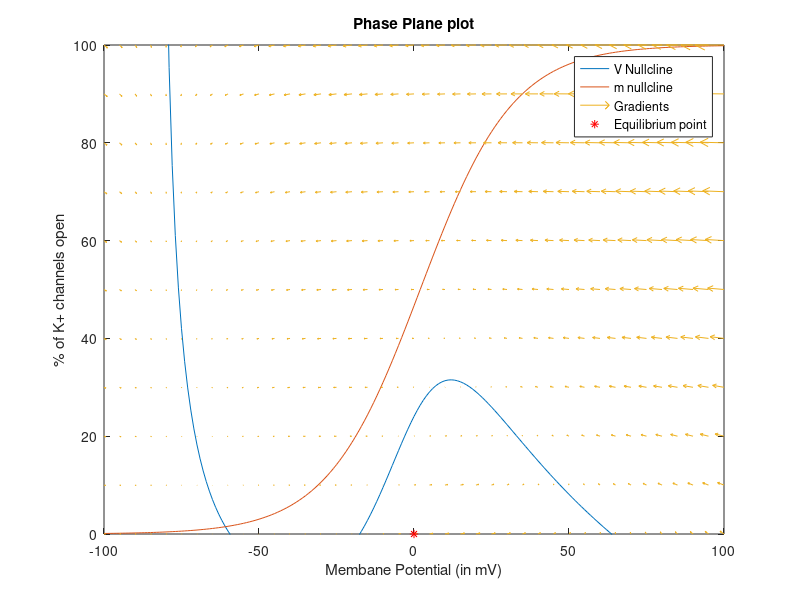

The MATLAB script that drew this image: (Note: this script raises an error after producing the figure.)
%%
global Iext
global Phi
global Gca
global Gk Gna
global Gl
global Vca Vna
global Vk
global Vl
global V1
global V2
global V3
global V4
global C
global fni
global hinit

Iext = 0;
Phi = 0.02;
Gca = 4.4;
Gk = 8.0;
Gl = 2;
Vca = 120;
Vk = -84;
Vl = -60;
V1 = -1.2;
V2 = 18;
V3 = 2;
V4 = 30;
C = 20;


global equiP
options = odeset('Events',@myEvent);
optionsfsolve = optimset('Display','off');
%%% Question 2
%%
figure(1)
disp("Question 2")
% Plotting nullclines
nc1 = @(V)(Iext-Gca*0.5*(1+tanh((V-V1)/V2)).*(V-Vca) - Gl*(V-Vl))./(Gk*(V-Vk));
nc2 = @(V)0.5*(1+tanh((V-V3)/V4));
V = -100:1:100;
plot(V,100*nc1(V)); hold on;

ylim([0 100])
xlim([-100 100])

plot(V,100*nc2(V));

% Quiver
[V,w] = meshgrid(-100:5:100,0:0.1:1);
dV = (Iext -Gca*0.5*(1+tanh((V-V1)/V2)).*(V-Vca) - Gk*w.*(V-Vk) - Gl*(V-Vl))/C;
dw = (0.5*(1+tanh((V-V3)/V4)) - w)*Phi.*cosh((V-V3)/(V4*2));
q = quiver(V,100*w,dV,100*dw); 

% Finding equilibrium points
y_init = [-60; 0];
equiPoint = fsolve(@mle,y_init);
plot(equiPoint(1),100*equiPoint(2),'r*')
disp(equiPoint)
xlabel('Membane Potential (in mV)') 
ylabel('% of K+ channels open') 
legend('V Nullcline', 'm nullcline', 'Gradients' ,'Equilibrium point')
title('Phase Plane plot')
%%
%%% Question 3
disp("Question 3")
% Jacobi and Eigen values at equilibrium points 
syms V w
J = jacobian([ (Iext-Gca*0.5*(1+tanh((V-V1)/V2))*(V-Vca) - Gk*w*(V-Vk) - Gl*(V-Vl))/C, (0.5*(1+tanh((V-V3)/V4)) - w)*Phi*cosh((V-V3)/(V4*2))],[V,w]);

A = double(subs(J,[V,w],equiPoint'));
disp(A)
[V,D] = eig(A)


deltaT = [0, 500];
equiPoint1 = equiPoint;

%%
%%% Question 5
figure(2)
disp("Question 5")

y_init = [-60; 0];
equiPoint = fsolve(@mle,y_init);

V = -100:1:100;
plot(V,100*nc1(V)); hold on;

ylim([0 100])
xlim([-100 100])

plot(V,100*nc2(V));

[V,w] = meshgrid(-100:5:100,0:0.1:1);
dV = (Iext -Gca*0.5*(1+tanh((V-V1)/V2)).*(V-Vca) - Gk*w.*(V-Vk) - Gl*(V-Vl))/C;
dw = (0.5*(1+tanh((V-V3)/V4)) - w)*Phi.*cosh((V-V3)/(V4*2));
q = quiver(V,100*w,dV,100*dw); 

plot(equiPoint(1),100*equiPoint(2),'r*')

% Action potential 
deltaT = [0 500]
Iext = 0;
equiPoint1(1) = equiPoint(1) + 1*1000/C;
equiP = equiPoint;
Phi= 0.01;
[t, y,te,ye,ze] = ode45(@mle4ode,deltaT,equiPoint1,options);
plot(y(:,1),100*y(:,2))
display(te)
Phi = 0.02;
[t, y,te,ye,ze] = ode45(@mle4ode,deltaT,equiPoint1,options);
plot(y(:,1),100*y(:,2))
display(te)

Phi = 0.04;
[t, y,te,ye,ze] = ode45(@mle4ode,deltaT,equiPoint1,options);
plot(y(:,1),100*y(:,2))
display(te)
xlabel('Membane Potential (in mV)') 
ylabel('% of K+ channels open') 
title('Phase plane plot with varying Phi')
legend('V Nullcline', 'm nullcline', 'Gradients' ,'Equilibrium point','Phi=0.01','Phi=0.02','Phi=0.04');

%%
%%% Question 6
figure(3)
disp("Question 6")

V = -100:1:100;
plot(V,100*nc1(V)); hold on;

ylim([0 100])
xlim([-100 100])

plot(V,100*nc2(V));

Iext = 0;
Phi = 0.02;

[V,w] = meshgrid(-100:5:100,0:0.1:1);
dV = (Iext -Gca*0.5*(1+tanh((V-V1)/V2)).*(V-Vca) - Gk*w.*(V-Vk) - Gl*(V-Vl))/C;
dw = (0.5*(1+tanh((V-V3)/V4)) - w)*Phi.*cosh((V-V3)/(V4*2));
q = quiver(V,100*w,dV,100*dw); 

plot(equiPoint(1),100*equiPoint(2),'r*')
xlabel('Membane Potential (in mV)') 
ylabel('% of K+ channels open') 
title('Phase plane plot with varying Phi')



offsets = 0:1:150;
Peaks = zeros(size(offsets));
thresould = -1000;
ev = double(equiPoint1(1));
for i = 1:length(offsets) 
    equiPoint1(1) = equiPoint(1) + offsets(i);
    [t, y] = ode45(@mle4ode,deltaT,equiPoint1);
    plot(y(:,1),100*y(:,2));
    Peaks(i) = max(y(:,1));
    if (thresould == -1000) && ((Iext -Gca*0.5*(1+tanh((ev-V1)/V2))*(ev-Vca) - Gk*w*(ev-Vk) - Gl*(ev-Vl))/C > 0)
        thresould = equiPoint1(1);
    end
end
display(thresould)
figure(4)
plot(equiPoint(1)+offsets,Peaks);

xlabel('starting voltage') 
ylabel('Peak voltage') 
title('V vs Peak Amplitude of Action Potential')

%%% Question 7
%%
disp("Question 7")
figure(5)

Iext = 86;

nc1 = @(V)(Iext-Gca*0.5*(1+tanh((V-V1)/V2)).*(V-Vca) - Gl*(V-Vl))./(Gk*(V-Vk));
nc2 = @(V)0.5*(1+tanh((V-V3)/V4));
V = -100:1:100;
plot(V,100*nc1(V)); hold on;

ylim([0 100])
xlim([-100 100])

plot(V,100*nc2(V));

% Quiver
[V,w] = meshgrid(-100:5:100,0:0.1:1);
dV = (Iext -Gca*0.5*(1+tanh((V-V1)/V2)).*(V-Vca) - Gk*w.*(V-Vk) - Gl*(V-Vl))/C;
dw = (0.5*(1+tanh((V-V3)/V4)) - w)*Phi.*cosh((V-V3)/(V4*2));
q = quiver(V,100*w,dV,100*dw); 

% Finding equilibrium points
y_init = [-60; 0];
equiPoint2 = fsolve(@mle,y_init);
plot(equiPoint2(1),100*equiPoint2(2),'r*')
disp(equiPoint2)

syms V w
J = jacobian([ (Iext-Gca*0.5*(1+tanh((V-V1)/V2))*(V-Vca) - Gk*w*(V-Vk) - Gl*(V-Vl))/C, (0.5*(1+tanh((V-V3)/V4)) - w)*Phi*cosh((V-V3)/(V4*2))],[V,w]);
A = double(subs(J,[V,w],equiPoint2'));
[V,D] = eig(A)

equiPoint1 = equiPoint;
plot(equiPoint(1),100*equiPoint(2),'g*')
% Shows limit cycle
equiPoint1(1) = equiPoint(1);
[t, y] = ode45(@mle4ode,deltaT,equiPoint1);
plot(y(:,1),100*y(:,2))

equiPoint1 = equiPoint2;
[t, y] = ode45(@mle4ode,deltaT,equiPoint1);
plot(y(:,1),100*y(:,2))

% Inward spiral
plot(-27.9, 17,'b*')
[t, y] = ode45(@mle4ode,deltaT,[-27.9;0.17]);
plot(y(:,1),100*y(:,2))

xlabel('Membane Potential (in mV)') 
ylabel('% of K+ channels open') 
title('Phase plane plot')
legend('V Nullcline', 'm nullcline', 'Gradients' ,'Stabe Equilibrium point','Old Equilibrium point','Going to limit cycle','point inside UPO', 'stable Sprial');

%%
disp("Question 8")
figure(6)
Iext = 86;

nc1 = @(V)(Iext-Gca*0.5*(1+tanh((V-V1)/V2)).*(V-Vca) - Gl*(V-Vl))./(Gk*(V-Vk));
nc2 = @(V)0.5*(1+tanh((V-V3)/V4));
V = -100:1:100;
plot(V,100*nc1(V)); hold on;

ylim([0 100])
xlim([-100 100])

plot(V,100*nc2(V));

% Quiver
[V,w] = meshgrid(-100:5:100,0:0.1:1);
dV = (Iext -Gca*0.5*(1+tanh((V-V1)/V2)).*(V-Vca) - Gk*w.*(V-Vk) - Gl*(V-Vl))/C;
dw = (0.5*(1+tanh((V-V3)/V4)) - w)*Phi.*cosh((V-V3)/(V4*2));
q = quiver(V,100*w,dV,100*dw); 

% Finding equilibrium points
y_init = [-60; 0];
equiPoint2 = fsolve(@mle,y_init);
plot(equiPoint2(1),100*equiPoint2(2),'r*')
disp(equiPoint2)

syms V w
J = jacobian([ -1*(Iext-Gca*0.5*(1+tanh((V-V1)/V2))*(V-Vca) - Gk*w*(V-Vk) - Gl*(V-Vl))/C, -1*(0.5*(1+tanh((V-V3)/V4)) - w)*Phi*cosh((V-V3)/(V4*2))],[V,w]);
A = double(subs(J,[V,w],equiPoint2'));
[V,D] = eig(A)


%%% Question 8
deltaT = [0, 1000];
equiPoint1 = equiPoint2;
equiPoint1(1) = equiPoint2(1) +4 ;
[t, y] = ode45(@mle4ode,deltaT,equiPoint1);
plot(y(:,1),100*y(:,2))

equiPoint1(1) = equiPoint2(1) +5;
[t, y] = ode45(@mle4ode,deltaT,equiPoint1);
plot(y(:,1),100*y(:,2))

xlabel('Membane Potential (in mV)') 
ylabel('% of K+ channels open') 
title('Phase plane plot')
legend('V Nullcline', 'm nullcline', 'Gradients' ,'Equilibrium point','From inside limit cycle','From outside limit cycle');

%%
%%% Question 9

figure
disp("Question 9")

%%% Iext = 80

for i = 80:1:100

    Iext = i;
    
    equiP = equiPoint2;
    [t, y,te,ye,ze] = ode45(@mle4ode,deltaT,equiPoint,options);
    if size(ze) == 1
        disp("No spiking");
        disp(i);
    end        
    %plot(y(:,1),100*y(:,2))
    plot(t,y(:,1),'DisplayName',int2str(i)); hold on;
end
legend
figure

Iext = 80;

nc1 = @(V)(Iext-Gca*0.5*(1+tanh((V-V1)/V2)).*(V-Vca) - Gl*(V-Vl))./(Gk*(V-Vk));
nc2 = @(V)0.5*(1+tanh((V-V3)/V4));
V = -100:1:100;
plot(V,100*nc1(V)); hold on;

ylim([0 100])
xlim([-100 100])

plot(V,100*nc2(V));

% Finding equilibrium points
y_init = [-60; 0];
equiPoint2 = fsolve(@mle,y_init);
plot(equiPoint2(1),100*equiPoint2(2),'r*')
disp(equiPoint2)

syms V w
J = jacobian([ (Iext-Gca*0.5*(1+tanh((V-V1)/V2))*(V-Vca) - Gk*w*(V-Vk) - Gl*(V-Vl))/C, (0.5*(1+tanh((V-V3)/V4)) - w)*Phi*cosh((V-V3)/(V4*2))],[V,w]);
A = double(subs(J,[V,w],equiPoint2'));
[V,D] = eig(A)

Iext = 86;


nc1 = @(V)(Iext-Gca*0.5*(1+tanh((V-V1)/V2)).*(V-Vca) - Gl*(V-Vl))./(Gk*(V-Vk));
nc2 = @(V)0.5*(1+tanh((V-V3)/V4));
V = -100:1:100;
plot(V,100*nc1(V)); hold on;

ylim([0 100])
xlim([-100 100])

plot(V,100*nc2(V));

% Finding equilibrium points
y_init = [-60; 0];
equiPoint2 = fsolve(@mle,y_init);
plot(equiPoint2(1),100*equiPoint2(2),'r*')
disp(equiPoint2)

syms V w
J = jacobian([ (Iext-Gca*0.5*(1+tanh((V-V1)/V2))*(V-Vca) - Gk*w*(V-Vk) - Gl*(V-Vl))/C, (0.5*(1+tanh((V-V3)/V4)) - w)*Phi*cosh((V-V3)/(V4*2))],[V,w]);
A = double(subs(J,[V,w],equiPoint2'));
[V,D] = eig(A)

%%% Iext = 90


Iext = 90;

nc1 = @(V)(Iext-Gca*0.5*(1+tanh((V-V1)/V2)).*(V-Vca) - Gl*(V-Vl))./(Gk*(V-Vk));
nc2 = @(V)0.5*(1+tanh((V-V3)/V4));
V = -100:1:100;
plot(V,100*nc1(V)); hold on;

ylim([0 100])
xlim([-100 100])

plot(V,100*nc2(V));

% Finding equilibrium points
y_init = [-60; 0];
equiPoint2 = fsolve(@mle,y_init);
plot(equiPoint2(1),100*equiPoint2(2),'r*')
disp(equiPoint2)

syms V w
J = jacobian([ (Iext-Gca*0.5*(1+tanh((V-V1)/V2))*(V-Vca) - Gk*w*(V-Vk) - Gl*(V-Vl))/C, (0.5*(1+tanh((V-V3)/V4)) - w)*Phi*cosh((V-V3)/(V4*2))],[V,w]);
A = double(subs(J,[V,w],equiPoint2'));
[V,D] = eig(A)

%%
%%% Question 10 

disp("Question 10")

Iext = 30;
Phi = 0.0667;
Gca = 4;
Gk = 8.0;
Gl = 2;
Vca = 120;
Vk = -84;
Vl = -60;
V1 = -1.2;
V2 = 18;
V3 = 12;
V4 = 17.4;
C = 20;


figure(8)
% Plotting nullclines
nc1 = @(V)(Iext-Gca*0.5*(1+tanh((V-V1)/V2)).*(V-Vca) - Gl*(V-Vl))./(Gk*(V-Vk));
nc2 = @(V)0.5*(1+tanh((V-V3)/V4));
V = -100:1:100;
plot(V,100*nc1(V)); hold on;

ylim([0 100])
xlim([-100 100])

plot(V,100*nc2(V));

% Quiver
[V,w] = meshgrid(-100:5:100,0:0.1:1);
dV = (Iext -Gca*0.5*(1+tanh((V-V1)/V2)).*(V-Vca) - Gk*w.*(V-Vk) - Gl*(V-Vl))/C;
dw = (0.5*(1+tanh((V-V3)/V4)) - w)*Phi.*cosh((V-V3)/(V4*2));
q = quiver(V,100*w,dV,100*dw); 

% Finding equilibrium points
y_init = [-60; 0];
equiPoint = fsolve(@mle,y_init);
plot(equiPoint(1),100*equiPoint(2),'r*')
disp(equiPoint)

y_init = [-20; 0];
equiPoint2 = fsolve(@mle,y_init);
plot(equiPoint2(1),100*equiPoint2(2),'g*')
disp(equiPoint2)

y_init = [10; 0];
equiPoint3 = fsolve(@mle,y_init);
plot(equiPoint3(1),100*equiPoint3(2),'b*')
disp(equiPoint3)

% Jacobi and Eigen values at equilibrium points 
syms V w
J = jacobian([ (Iext-Gca*0.5*(1+tanh((V-V1)/V2))*(V-Vca) - Gk*w*(V-Vk) - Gl*(V-Vl))/C, (0.5*(1+tanh((V-V3)/V4)) - w)*Phi*cosh((V-V3)/(V4*2))],[V,w]);
A = double(subs(J,[V,w],equiPoint'));
[V,D] = eig(A)

syms V w
J = jacobian([ (Iext-Gca*0.5*(1+tanh((V-V1)/V2))*(V-Vca) - Gk*w*(V-Vk) - Gl*(V-Vl))/C, (0.5*(1+tanh((V-V3)/V4)) - w)*Phi*cosh((V-V3)/(V4*2))],[V,w]);

A = double(subs(J,[V,w],equiPoint2'));
[V,D] = eig(A)
syms V w
J = jacobian([ (Iext-Gca*0.5*(1+tanh((V-V1)/V2))*(V-Vca) - Gk*w*(V-Vk) - Gl*(V-Vl))/C, (0.5*(1+tanh((V-V3)/V4)) - w)*Phi*cosh((V-V3)/(V4*2))],[V,w]);

A = double(subs(J,[V,w],equiPoint3'));
[V,D] = eig(A)


deltaT = [0, 2000];
equiPoint1 = equiPoint;
equiPoint1(1) = equiPoint(1)+10;
[t, y] = ode45(@mle4ode,deltaT,equiPoint1);
plot(y(:,1),100*y(:,2))

equiPoint1 = equiPoint2;
equiPoint1(1) =  equiPoint2(1) + 1;
[t, y] = ode45(@mle4ode,deltaT,equiPoint1);
plot(y(:,1),100*y(:,2))

equiPoint1 = equiPoint3;
[t, y] = ode45(@mle4ode,deltaT,equiPoint1);
plot(y(:,1),100*y(:,2))

xlabel('Membane Potential (in mV)') 
ylabel('% of K+ channels open') 
title('Phase plane plot')
legend('V Nullcline', 'm nullcline', 'Gradients' ,'Equilibrium point 1', 'Equilibrium point 2', 'Equilibrium point 3', 'deviation for equ1','deviation for equ2','deviation for equ3');



%%

%%% Question 11

figure
for i = 30:1:50

    Iext = i;
    
    nc1 = @(V)(Iext-Gca*0.5*(1+tanh((V-V1)/V2)).*(V-Vca) - Gl*(V-Vl))./(Gk*(V-Vk));
    nc2 = @(V)0.5*(1+tanh((V-V3)/V4));
    V = -100:1:100;
    plot(V,100*nc1(V)); hold on;

    ylim([0 100])
    xlim([-100 100])

    plot(V,100*nc2(V));
end

figure
for i = 30:1:50
    Iext = i;

    equiPoint1 = equiPoint2;
    equiPoint1(1) = equiPoint2(1) + 1;
    [t, y] = ode45(@mle4ode,deltaT,equiPoint1);
    %plot(y(:,1),100*y(:,2))
    plot(t,y(:,1),'DisplayName',int2str(i)); hold on;
end
legend


%%



%%% Question 12
Iext = 0;
Gk = 36;
Gl = 0.3;
Gna = 120;
Vna = 55;
Vk = -72;
C = 1;



%%
%%% Question 13

V = -60;
alphan = -0.01*(V+50)/(exp(-(V+50)/10)-1+10^-12);
betan = 0.125*exp(-(V+60)/80);
alpham = -0.1*(V+35)/(exp(-(V+35)/10)-1 + 10^-12);
betam = 4*exp(-(V+60)/18);
alphah = 0.07*(exp(-(V+60)/20));
betah = 1/(exp(-(V+30)/10)+1);

n = alphan/(alphan + betan);
m = alpham/(alpham + betam);
h = alphah/(alphah + betah);

Vl = V - (Iext -Gna*m^3*h*(V-Vna) - Gk*n^4*(V-Vk))/Gl;
display(Vl)
%%
%%% Question 14
disp("Question 14")
figure
Iext = 0;
y_init = [-60; 0;0;0];
equiPoint3 = fsolve(@hh,y_init,optionsfsolve);
plot(equiPoint3(1),100*equiPoint3(3),'b*')
disp(equiPoint3)

nc1 = @(V)((Iext - Gk*equiPoint3(2)^4*(V-Vk) - Gl*(V-Vl))./(Gna*equiPoint3(4)*(V-Vna))).^1/3;
nc2 = @(V) (-0.1*(V+35)./(exp(-(V+35)/10)-1 + 10^-12))./((-0.1*(V+35)./(exp(-(V+35)/10)-1 + 10^-12))+ (4*exp(-(V+60)/18)));

V = -100:1:100;
plot(V,100*nc1(V)); hold on;

ylim([0 100])
xlim([-100 100])

plot(V,100*nc2(V));
equiPoint1 = equiPoint3;

for i = 0:1:20
    equiPoint1(1) = equiPoint3(1) + i ;
    deltaT = [0,1000];
    [t, y] = ode45(@hh4ode,deltaT,equiPoint1);
    plot(y(:,1),100*y(:,3))
end

figure
for i = 0:1:20
    equiPoint1(1) = equiPoint3(1) + i ;
    deltaT = [0,1000];
    [t, y] = ode45(@hh4ode,deltaT,equiPoint1);
    plot(t,y(:,1)); hold on;
end
xlim([0 10])
syms V m
J = jacobian([ (Iext -(Gna*m^3*(equiPoint3(4))*(V-Vna)) - Gk*(equiPoint3(2))^4*(V-Vk) - Gl*(V-Vl))/C, (-0.1*(V+35)/(exp(-(V+35)/10)-1 + 10^-12))*(1-m) - (4*exp(-(V+60)/18))*m],[V,m]);
equi = zeros(1,2);
equi(1) = equiPoint3(1);
equi(2) = equiPoint3(3);
A = double(subs(J,[V,m],equi));
[V,D] = eig(A)

%% Question 15
disp("Question 15")
figure
for i = 8:1:12
    Iext = i;
    y_init = [-60; 0;0;0];
    equiPoint3 = fsolve(@hh,y_init,optionsfsolve);
    disp(equiPoint3)

    syms V m
    J = jacobian([ (Iext -(Gna*m^3*((0.07*(exp(-(V+60)/20)))/((0.07*(exp(-(V+60)/20)))+ (1/(exp(-(V+30)/10)+1))))*(V-Vna)) - Gk*((-0.01*(V+50)/(exp(-(V+50)/10)-1+10^-12))/((-0.01*(V+50)/(exp(-(V+50)/10)-1+10^-12))+ (0.125*exp(-(V+60)/80))))^4*(V-Vk) - Gl*(V-Vl))/C, (-0.1*(V+35)/(exp(-(V+35)/10)-1 + 10^-12))*(1-m) - (4*exp(-(V+60)/18))*m],[V,m]);
    equi = zeros(1,2);
    equi(1) = equiPoint3(1);
    equi(2) = equiPoint3(3);
    A = double(subs(J,[V,m],equi));
    [V,D] = eig(A)
    if D(1,1) < 0 && D(2,2) < 0
        display(i)
        display("Stable")
    else
        display(i)
        display("Unstable")
    end
    deltaT = [0,1000];
    [t, y] = ode45(@hh4ode,deltaT,equiPoint1);
    plot(t,y(:,1)); hold on;
end    

xlim([0 100])
%%
%%% Question 16
figure(11)
fni = 0
Iext = 0;
y_init = [-60; 0;0;0];
equiPoint3 = fsolve(@hhPara,y_init,optionsfsolve);
%plot(equiPoint3(1),100*equiPoint3(3),'b*')
disp(equiPoint3)
equiPoint1 = equiPoint3;
equiPoint1(1) = equiPoint3(1) + 10 ;
deltaT = [0,1000];
[t, y] = ode45(@hhPara4ode,deltaT,equiPoint1);
plot(y(:,1),100*y(:,3)); hold on;

fni = 0.1

equiPoint3 = fsolve(@hhPara,y_init,optionsfsolve);
%plot(equiPoint3(1),100*equiPoint3(3),'b*')
disp(equiPoint3)
equiPoint1 = equiPoint3;
equiPoint1(1) = equiPoint3(1) + 10 ;
deltaT = [0,1000];
[t, y] = ode45(@hhPara4ode,deltaT,equiPoint1);
plot(y(:,1),100*y(:,3))

fni = 0.17

equiPoint3 = fsolve(@hhPara,y_init,optionsfsolve);
%plot(equiPoint3(1),100*equiPoint3(3),'b*')
disp(equiPoint3)
equiPoint1 = equiPoint3;
equiPoint1(1) = equiPoint3(1) + 10 ;
deltaT = [0,1000];
[t, y] = ode45(@hhPara4ode,deltaT,equiPoint1);
plot(y(:,1),100*y(:,3))

fni = 0.2
equiPoint3 = fsolve(@hhPara,y_init,optionsfsolve);
%plot(equiPoint3(1),100*equiPoint3(3),'b*')
disp(equiPoint3)
equiPoint1 = equiPoint3;
equiPoint1(1) = equiPoint3(1) + 10 ;
deltaT = [0,1000];
[t, y] = ode45(@hhPara4ode,deltaT,equiPoint1);
plot(y(:,1),100*y(:,3))


%% Question 17 

figure

Iext = 0;

y_init = [-60; 0;0;0];
equiPoint3 = fsolve(@hh,y_init,optionsfsolve);
plot(equiPoint3(1),100*equiPoint3(2),'b*')
disp(equiPoint3)
hinit = equiPoint3(4);
equiPoint1 = zeros(2,1);
equiPoint1(1) =  equiPoint3(1);
equiPoint1(2) =  equiPoint3(2);
for i = 0:1:20
    equiPoint1(1) = equiPoint3(1) + i ;
    deltaT = [0,1000];
    [t, y] = ode45(@hhReduced4ode,deltaT,equiPoint1);
    plot(t, y(:,1));hold on;
end
ylim([-100 100])
xlim([0 10])

%% Question 18
figure

am = @(V) -0.1 * (35+V) ./ (exp(-0.1*(35+V)) - 1);
bm = @(V) 4 * exp(-(60+V)/18);

an = @(V) 0.01 * (-(50+V)) ./ (exp(-0.1*(50+V)) - 1);
bn = @(V) 0.125 * exp(-(60+V)/80);


nc1 = @(V)((Iext - Gk*equiPoint3(4)*((am(V))./((am(V))+(bm(V)))).^3.*(V-Vna) - Gl*(V-Vl))./(Gk*(V-Vk))).^1/4;
nc2 = @(V) an(V)./(an(V)+bn(V));

V = -100:1:100;
plot(V,100*nc1(V)); hold on;

ylim([0 100])
xlim([-100 100])

plot(V,100*nc2(V));



for i = 0.2:0.1:0.4
    fni = i;
    equiPoint3 = fsolve(@hhPara,y_init,optionsfsolve);
    %plot(equiPoint3(1),100*equiPoint3(3),'b*')
    disp(equiPoint3)
    hinit = equiPoint3(4);
    equiPoint1 = zeros(2,1);
    equiPoint1(1) =  equiPoint3(1);
    equiPoint1(2) =  equiPoint3(2);
    equiPoint1(1) = equiPoint3(1) + 10 ;
    deltaT = [0,1000];
    [t, y] = ode45(@hhReducedPara4ode,deltaT,equiPoint1);
    plot(y(:,1),100*y(:,2)); hold on;
end


%% Question 19
Iext = 0;
Gk = 36;
Gl = 0.3;
Gna = 120;
Vna = 55;
Vk = -72;
C = 1;

am = @(V) -0.1 * (35+V) ./ (exp(-0.1*(35+V)) - 1);
bm = @(V) 4 * exp(-(60+V)/18);

ah = @(V) 0.07 * exp(-(60+V)/20);
bh = @(V) 1 ./ (exp(-(30+V)/10) + 1);
 

an = @(V) 0.01 * (-(50+V)) ./ (exp(-0.1*(50+V)) - 1);
bn = @(V) 0.125 * exp(-(60+V)/80);


Iext = 0;
f = @(t,y) [ (-Gk*y(3).^4.*(y(1) - Vk) - Gna*y(2).^3.*y(4).*(y(1)-Vna)-Gl.*(y(1)-Vl) + Iext)/C; ...
               am(y(1)).*(1-y(2))-bm(y(1)).*y(2); ...
               an(y(1)).*(1-y(3))-bn(y(1)).*y(3); ...
               ah(y(1)).*(1-y(4))-bh(y(1)).*y(4) ];
[T1,Y1]=ode15s(f, [0 100], [-60 0.052 0.317 0.596]);
Iext = -3;
f = @(t,y) [ (-Gk*y(3).^4.*(y(1) - Vk) - Gna*y(2).^3.*y(4).*(y(1)-Vna)-Gl.*(y(1)-Vl) + Iext)/C; ...
               am(y(1)).*(1-y(2))-bm(y(1)).*y(2); ...
               an(y(1)).*(1-y(3))-bn(y(1)).*y(3); ...
               ah(y(1)).*(1-y(4))-bh(y(1)).*y(4) ];
[T2,Y2]=ode15s(f, [T1(length(T1)) 20 + T1(length(T1))], [Y1(length(Y1),1),Y1(length(Y1),2),Y1(length(Y1),3),Y1(length(Y1),4)]);
Iext = 0;
f = @(t,y) [ (-Gk*y(3).^4.*(y(1) - Vk) - Gna*y(2).^3.*y(4).*(y(1)-Vna)-Gl.*(y(1)-Vl) + Iext)/C; ...
               am(y(1)).*(1-y(2))-bm(y(1)).*y(2); ...
               an(y(1)).*(1-y(3))-bn(y(1)).*y(3); ...
               ah(y(1)).*(1-y(4))-bh(y(1)).*y(4) ];
[T3,Y3]=ode15s(f, [T2(length(T2)) 150 + T2(length(T2))], [Y2(length(Y2),1),Y2(length(Y2),2),Y2(length(Y2),3),Y2(length(Y2),4)]);
figure
plot([T1;T2;T3], [Y1(:,1); Y2(:,1); Y3(:,1)])
xlabel('t'); ylabel('V(t)');
title('Membrane potential vs time');

%% Question 20

n = equiPoint3(2);
h = equiPoint3(4);

myfun1 = @(V,m) (-Gk*n.^4.*(V - Vk) - Gna*m.^3.*h.*(V-Vna)-Gl.*(V-Vl) + Iext)/C;
myfun2 = @(V,m) am(V).*(1-m)-bm(V).*m;
figure
a1=ezplot(@(V,m) myfun1(V,m), [-72 120 0 1])
set(a1,'Color','red', 'LineStyle', '-', 'LineWidth', 1);
hold on;
set(gca, 'fontsize', 10)
a2=ezplot(@(V,m) myfun2(V,m), [-72 120 0 1])
title('Phase plane for n and h fixed at rest values');

n = Y2(length(Y2),3);
h = Y2(length(Y2),4);

myfun1 = @(V,m) (-Gk*n.^4.*(V - Vk) - Gna*m.^3.*h.*(V-Vna)-Gl.*(V-Vl) + Iext)/C;
myfun2 = @(V,m) am(V).*(1-m)-bm(V).*m;
figure
a1=ezplot(@(V,m) myfun1(V,m), [-72 120 0 1])
set(a1,'Color','red', 'LineStyle', '-', 'LineWidth', 1);
hold on;
set(gca, 'fontsize', 10)
a2=ezplot(@(V,m) myfun2(V,m), [-72 120 0 1])
title('Phase plane for n and h fixed at end of stimulus values');

%%
function dYdt = mle4ode(t,y)
    global Iext
    global Phi
    global Gca
    global Gk
    global Gl
    global Vca
    global Vk
    global Vl
    global V1
    global V2
    global V3
    global V4
    global C
    V = y(1);
    w = y(2);
    dYdt1 = (Iext -Gca*0.5*(1+tanh((V-V1)/V2)).*(V-Vca) - Gk*w.*(V-Vk) - Gl*(V-Vl))/C;
    dYdt2 = (0.5*(1+tanh((V-V3)/V4)) - w)*Phi.*cosh((V-V3)/(V4*2));
    dYdt = [dYdt1;dYdt2]; 
end

function dYdt = mle4odeRev(t,y)
    global Iext
    global Phi
    global Gca
    global Gk
    global Gl
    global Vca
    global Vk
    global Vl
    global V1
    global V2
    global V3
    global V4
    global C
    V = y(1);
    w = y(2);
    dYdt1 = (Iext -Gca*0.5*(1+tanh((V-V1)/V2)).*(V-Vca) - Gk*w.*(V-Vk) - Gl*(V-Vl))/C;
    dYdt2 = (0.5*(1+tanh((V-V3)/V4)) - w)*Phi.*cosh((V-V3)/(V4*2));
    dYdt = [-1*dYdt1;-1*dYdt2]; 
end


function dYdt = mle(y)
    global Iext
    global Phi
    global Gca
    global Gk
    global Gl
    global Vca
    global Vk
    global Vl
    global V1
    global V2
    global V3
    global V4
    global C
    V = y(1);
    w = y(2);
    dYdt1 = (Iext -Gca*0.5*(1+tanh((V-V1)/V2)).*(V-Vca) - Gk*w.*(V-Vk) - Gl*(V-Vl))/C;
    dYdt2 = (0.5*(1+tanh((V-V3)/V4)) - w)*Phi.*cosh((V-V3)/(V4*2));
    dYdt = [dYdt1;dYdt2]; 
end


function dYdt = hhReducedPara4ode(t,y)
    global Iext
    global Gk
    global Gl Gna
    global Vna
    global Vk
    global Vl
    global C
    global hinit
    global fni
    V = y(1);
    n = y(2);
    
    alphan = -0.01*(V+50)/(exp(-(V+50)/10)-1);
    if isnan(alphan)
        alphan = 1;
    end
    betan = 0.125*exp(-(V+60)/80);
    alpham = -0.1*(V+35)/(exp(-(V+35)/10)-1);
    if isnan(alpham)
        alpham = 1;
    end
    betam = 4*exp(-(V+60)/18);
    alphah = 0.07*(exp(-(V+60)/20));
    betah = 1/(exp(-(V+30)/10)+1);
    
    m = alpham/(alpham+betam);
    
    h = hinit;
    
    dVdt = (Iext -Gna*m^3*(V-Vna)*fni -Gna*m^3*h*(V-Vna)*(1-fni) - Gk*n^4*(V-Vk) - Gl*(V-Vl))/C;
    
    dndt = alphan*(1-n) - betan*n;
    
    dYdt = [dVdt;dndt]; 
end

function dYdt = hhReduced4ode(t,y)
    global Iext
    global Gk
    global Gl Gna
    global Vna
    global Vk
    global Vl
    global C
    global hinit
    V = y(1);
    n = y(2);
    
    alphan = -0.01*(V+50)/(exp(-(V+50)/10)-1);
    if isnan(alphan)
        alphan = 1;
    end
    betan = 0.125*exp(-(V+60)/80);
    alpham = -0.1*(V+35)/(exp(-(V+35)/10)-1);
    if isnan(alpham)
        alpham = 1;
    end
    betam = 4*exp(-(V+60)/18);
    alphah = 0.07*(exp(-(V+60)/20));
    betah = 1/(exp(-(V+30)/10)+1);
    
    m = alpham/(alpham+betam);
    
    h = hinit;
    
    dVdt = (Iext -Gna*m^3*h*(V-Vna) - Gk*n^4*(V-Vk) - Gl*(V-Vl))/C;
    
    dndt = alphan*(1-n) - betan*n;
    
    dYdt = [dVdt;dndt]; 
end


function dYdt = hh(y)
    global Iext
    global Gk
    global Gl Gna
    global Vna
    global Vk
    global Vl
    global C
    V = y(1);
    n = y(2);
    m = y(3);
    h = y(4);
    alphan = -0.01*(V+50)/(exp(-(V+50)/10)-1);
    if isnan(alphan)
        alphan = 1;
    end
    betan = 0.125*exp(-(V+60)/80);
    alpham = -0.1*(V+35)/(exp(-(V+35)/10)-1);
    if isnan(alpham)
        alpham = 1;
    end
    betam = 4*exp(-(V+60)/18);
    alphah = 0.07*(exp(-(V+60)/20));
    betah = 1/(exp(-(V+30)/10)+1);
    
    dVdt = (Iext -Gna*m^3*h*(V-Vna) - Gk*n^4*(V-Vk) - Gl*(V-Vl))/C;
    dmdt = alpham*(1-m) - betam*m;
    dndt = alphan*(1-n) - betan*n;
    dhdt = alphah*(1-h) - betah*h;
    dYdt = [dVdt;dndt;dmdt;dhdt]; 
end

function dYdt = hh4ode(t,y)
    global Iext
    global Gk
    global Gl Gna
    global Vna
    global Vk
    global Vl
    global C
    V = y(1);
    n = y(2);
    m = y(3);
    h = y(4);
    alphan = -0.01*(V+50)/(exp(-(V+50)/10)-1);
    if isnan(alphan)
        alphan = 1;
    end
    betan = 0.125*exp(-(V+60)/80);
    alpham = -0.1*(V+35)/(exp(-(V+35)/10)-1);
    if isnan(alpham)
        alpham = 1;
    end
    betam = 4*exp(-(V+60)/18);
    alphah = 0.07*(exp(-(V+60)/20));
    betah = 1/(exp(-(V+30)/10)+1);
    
    dVdt = (Iext -Gna*m^3*h*(V-Vna) - Gk*n^4*(V-Vk) - Gl*(V-Vl))/C;
    dmdt = alpham*(1-m) - betam*m;
    dndt = alphan*(1-n) - betan*n;
    dhdt = alphah*(1-h) - betah*h;
    dYdt = [dVdt;dndt;dmdt;dhdt]; 
end


function dYdt = hhPara(y)
    global Iext
    global Gk
    global Gl Gna
    global Vna
    global Vk
    global Vl
    global C
    global fni
    V = y(1);
    n = y(2);
    m = y(3);
    h = y(4);
    alphan = -0.01*(V+50)/(exp(-(V+50)/10)-1);
    if isnan(alphan)
        alphan = 1;
    end
    betan = 0.125*exp(-(V+60)/80);
    alpham = -0.1*(V+35)/(exp(-(V+35)/10)-1);
    if isnan(alpham)
        alpham = 1;
    end
    betam = 4*exp(-(V+60)/18);
    alphah = 0.07*(exp(-(V+60)/20));
    betah = 1/(exp(-(V+30)/10)+1);
    
    dVdt = (Iext -Gna*m^3*(V-Vna)*fni -Gna*m^3*h*(V-Vna)*(1-fni) - Gk*n^4*(V-Vk) - Gl*(V-Vl))/C;
    dmdt = alpham*(1-m) - betam*m;
    dndt = alphan*(1-n) - betan*n;
    dhdt = alphah*(1-h) - betah*h;
    dYdt = [dVdt;dndt;dmdt;dhdt]; 
end



function dYdt = hhPara4ode(t,y)
    global Iext
    global Gk
    global Gl Gna
    global Vna
    global Vk
    global Vl
    global C
    global fni
    V = y(1);
    n = y(2);
    m = y(3);
    h = y(4);
    alphan = -0.01*(V+50)/(exp(-(V+50)/10)-1);
    if isnan(alphan)
        alphan = 1;
    end
    betan = 0.125*exp(-(V+60)/80);
    alpham = -0.1*(V+35)/(exp(-(V+35)/10)-1);
    if isnan(alpham)
        alpham = 1;
    end
    betam = 4*exp(-(V+60)/18);
    alphah = 0.07*(exp(-(V+60)/20));
    betah = 1/(exp(-(V+30)/10)+1);
    
    dVdt = (Iext -Gna*m^3*(V-Vna)*fni -Gna*m^3*h*(V-Vna)*(1-fni) - Gk*n^4*(V-Vk) - Gl*(V-Vl))/C;
    dmdt = alpham*(1-m) - betam*m;
    dndt = alphan*(1-n) - betan*n;
    dhdt = alphah*(1-h) - betah*h;
    dYdt = [dVdt;dndt;dmdt;dhdt]; 
end



function [value, isterminal, direction] = myEvent(t,y)
    global equiP
    if (norm(y-equiP) < 10^-2)
        value = 0;
    else
        value = 1;
    end
    isterminal = 1;
    direction = 0;
end
